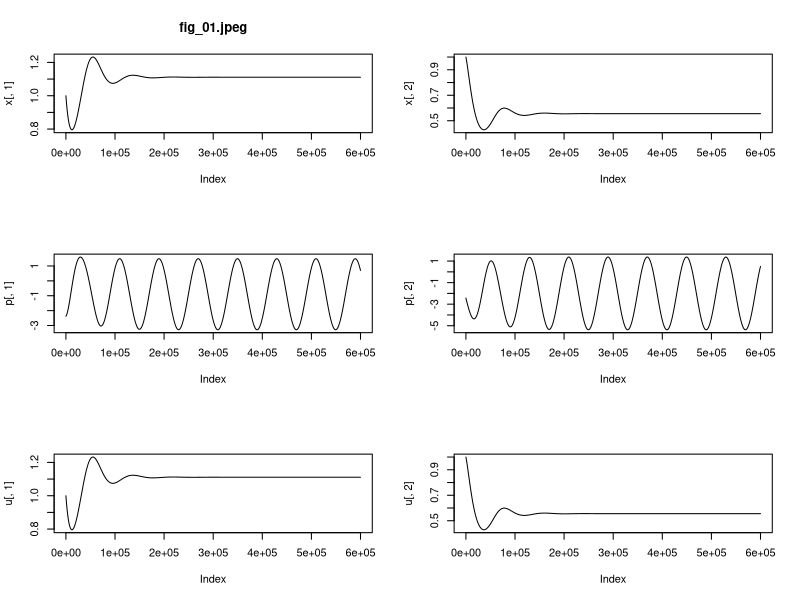

Recreate this plot in R. (Note: this script raises an error after producing the figure.)
# https://www.w3schools.com/r/r_operators.asp

Gx1 <- function(x=0){
   ret = matrix(c(1, x[2], -1*x[1], -1), ncol=2)
}

Gx2 <- function(u=0){
   ret = matrix(c(0.4*u[1], 0 , 0, 0.2*u[2]), ncol=2)
} 

Gp1 <- function(x=0){
   ret = matrix(c(1, -1*x[1], x[2], -1), ncol=2)
}

Gp2 <- function(x=0, u=0){
   ret = matrix(c(x[2] + 0.4*u[1], 0 , 0, -1*x[1] + 0.2*u[2]), ncol=2)
}

ChecaU <- function(u=0){
#   print(u)
   u1 = u[1]
   u2 = u[2]
   if (u[1] < 0){
     u1 = 0
   } else if (u[1] > 1){
     u1 = 1
   }
   if (u[2] < 0){
     u2 = 0
   } else if (u[2] > 1){
     u2 = 1
   }
   res = c(u1, u2)
}

del = 10^(-4)

t1 = 0
t2 = 60

np = round((t2-t1)/del) + 1

t = seq(t1, t2, length.out = np)

del = t[2] - t[1]

p = matrix(rep(1,2*np), ncol=2)

numiter = 10

nom = 'fig_'

for (k in 1:numiter){
  ss = paste('iteracion', k)
  print(paste('---------------------', ss,  ' --------------------------'))

  x = matrix(rep(0,2*np), ncol=2)

  x1 = c(1,1)
  x[1,] = x1

#  print('----------------------- 1er for---------------------')
  for (i in 2:np){
    uu = p[i-1,]*x1
    x2 = x1 + del * (Gx1(x1) %*% x1 - Gx2(uu) %*% x1)
    x[i,] = x2
    x1 = x2
  }

#  print('--------------------- termina el 1 ford-------------------')

  u = matrix(rep(0,2*np), ncol=2)

  for (i in 1:np){
    uu = p[i,] * x[i,]
    res = ChecaU(uu)
    u[i,] = uu
  }
 # print('----------------------- 2er for---------------------')

  p = matrix(rep(0,2*np), ncol=2)

  p2 =  c(.7, .5)
  p[np,] = p2

  for (i in (np-1):1){
    xx = x[i+1,]
    uu = u[i+1,]
    p1 = p2 + del* (-1*c(-xx[1], x[2]) + Gp1(xx) %*% p2 - Gp2(xx, uu) %*% p2)
    p[i,] = p1
    p2 = p1
  }

#  print('----------------------- termina 2o for---------------------')

  if (k < 10){
    file = paste(nom,'0',k, '.jpeg', sep='')
  } else {
    file = paste(nom,k, '.jpeg', sep='')
  }

  jpeg(file=file)

  par(mfrow=c(3,2))

  plot(x[,1], type='l', main=file)

  plot(x[,2], type='l')

  plot(p[,1], type='l')
  
  plot(p[,2], type='l')

  plot(u[,1], type='l')
 
  plot(u[,2], type='l')
  dev.off()
}
